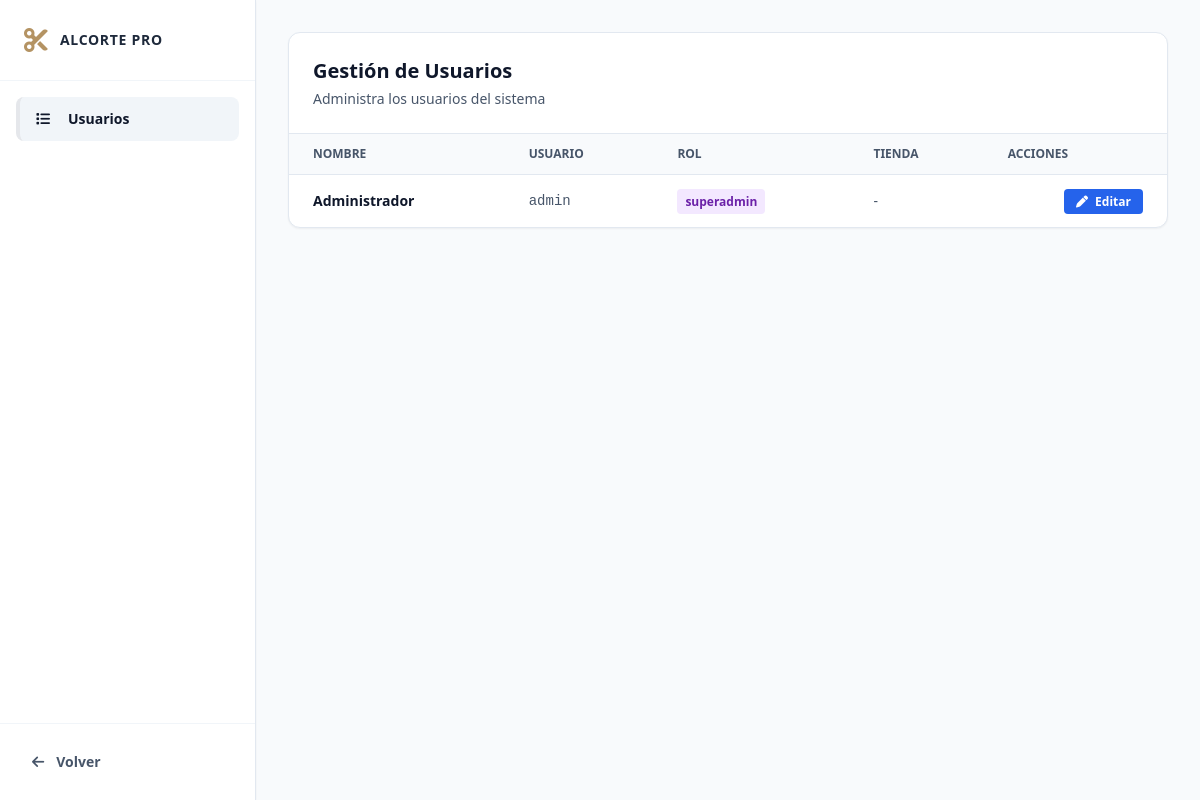
/frontend/usuarios.php (signed in), run on the app's committed database.
### tables this page shows
CREATE TABLE IF NOT EXISTS usuarios (
    id INT AUTO_INCREMENT PRIMARY KEY,
    usuario VARCHAR(80) NOT NULL UNIQUE,
    password VARCHAR(255) NOT NULL,
    nombre VARCHAR(150) NOT NULL,
    telefono VARCHAR(30) DEFAULT NULL,
    rol ENUM('superadmin','admin','gerente','barbero','cliente') NOT NULL DEFAULT 'cliente',
    sucursal_id INT DEFAULT NULL,
    barbero_id INT DEFAULT NULL,
    fecha_registro TIMESTAMP DEFAULT CURRENT_TIMESTAMP
);

### frontend/usuarios.php (the view, shortened to what this page needs)
<?php
require_once '../backend/config/config.php';
$page = isset($_GET['page']) ? $_GET['page'] : 'lista';
?>
<!DOCTYPE html>
<html lang="es">
<head>
    <script src="https://cdn.tailwindcss.com"></script>
    <link rel="stylesheet" href="https://cdnjs.cloudflare.com/ajax/libs/font-awesome/6.4.0/css/all.min.css">
</head>
<body class="font-sans antialiased">
    <div class="min-h-screen flex">
        <aside class="w-64 bg-white border-r border-slate-200 shadow-sm flex flex-col">
            <div class="p-6 border-b border-slate-100">
                <div class="flex items-center gap-3">
                    <i class="fa-solid fa-scissors text-2xl text-gold"></i>
                    <span class="font-bold text-sm tracking-wider uppercase">AlCorte Pro</span>
                </div>
            </div>
            <nav class="p-4 space-y-1 flex-1">
                <a href="usuarios.php?page=lista" class="flex items-center gap-3 px-4 py-3 text-sm font-semibold rounded-lg <?php echo $page == 'lista' ? 'text-slate-900 bg-slate-100 border-l-4 border-gold' : 'text-slate-500 hover:text-slate-900 hover:bg-slate-50'; ?>">
                    <i class="fa-solid fa-list w-5"></i> Usuarios
                </a>
            </nav>
            <div class="p-4 border-t border-slate-100">
                <a href="superadmin.php" class="flex items-center gap-3 px-4 py-3 text-sm font-semibold text-slate-600 hover:text-slate-900">
                    <i class="fa-solid fa-arrow-left"></i> Volver
                </a>
            </div>
        </aside>
        <main class="flex-1 overflow-y-auto">
            <div class="p-8 max-w-6xl mx-auto">
                <?php if ($page == 'lista'): ?>
                    <div class="bg-white border border-slate-200 rounded-xl shadow-sm overflow-hidden">
                        <div class="p-6 border-b border-slate-200">
                            <h2 class="text-xl font-bold text-slate-900">Gestión de Usuarios</h2>
                            <p class="text-sm text-slate-600 mt-1">Administra los usuarios del sistema</p>
                        </div>
                        <div class="overflow-x-auto">
                            <table class="w-full text-sm">
                                <thead>
                                    <tr class="border-b border-slate-200 bg-slate-50">
                                        <th class="px-6 py-3 text-left text-xs font-bold text-slate-600 uppercase">Nombre</th>
                                        <th class="px-6 py-3 text-left text-xs font-bold text-slate-600 uppercase">Usuario</th>
                                        <th class="px-6 py-3 text-left text-xs font-bold text-slate-600 uppercase">Rol</th>
                                        <th class="px-6 py-3 text-left text-xs font-bold text-slate-600 uppercase">Tienda</th>
                                        <th class="px-6 py-3 text-left text-xs font-bold text-slate-600 uppercase">Acciones</th>
                                    </tr>
                                </thead>
                                <tbody class="divide-y divide-slate-200">
                                    <?php
                                    $users = $conn->query("SELECT u.*, s.nombre as sucursal_nombre FROM usuarios u LEFT JOIN sucursales s ON u.sucursal_id = s.id WHERE u.rol != 'barbero' ORDER BY u.fecha_registro DESC");
                                    if ($users && $users->num_rows > 0) {
                                        while ($u = $users->fetch_assoc()) {
                                            ?>
                                            <tr class="hover:bg-slate-50">
                                                <td class="px-6 py-4 font-semibold text-slate-900"><?php echo htmlspecialchars($u['nombre']); ?></td>
                                                <td class="px-6 py-4 text-slate-600 font-mono"><?php echo htmlspecialchars($u['usuario']); ?></td>
                                                <td class="px-6 py-4">
                                                    <span class="px-2 py-1 text-xs font-bold rounded <?php
                                                        if ($u['rol'] == 'superadmin') echo 'bg-purple-100 text-purple-800';
                                                        elseif ($u['rol'] == 'admin') echo 'bg-blue-100 text-blue-800';
                                                        elseif ($u['rol'] == 'gerente') echo 'bg-amber-100 text-amber-800';
                                                                        else echo 'bg-slate-100 text-slate-800';
                                                    ?>"><?php echo htmlspecialchars($u['rol']); ?></span>
                                                </td>
                                                <td class="px-6 py-4 text-slate-600"><?php echo htmlspecialchars($u['sucursal_nombre'] ?? '-'); ?></td>
                                                <td class="px-6 py-4 text-right space-x-2">
                                                    <a href="usuarios.php?page=editar&id=<?php echo $u['id']; ?>" class="px-3 py-1 bg-blue-600 text-white text-xs font-bold rounded hover:bg-blue-700">
                                                        <i class="fa-solid fa-pen mr-1"></i> Editar
                                                    </a>
                                                </td>
                                            </tr>
                                            <?php
                                        }
                                    }
                                    ?>
                                </tbody>
                            </table>
                        </div>
                    </div>
                <?php endif; ?>
            </div>
        </main>
    </div>
</body>
</html>

### frontend/usuarios.php (style rules this page uses)
body { background-color: #f8fafc; color: #1e293b; }
.text-gold { color: #b49363; }

### data on the page
usuarios: nombre "Administrador", usuario "admin", rol "superadmin", sucursal_nombre "-"
